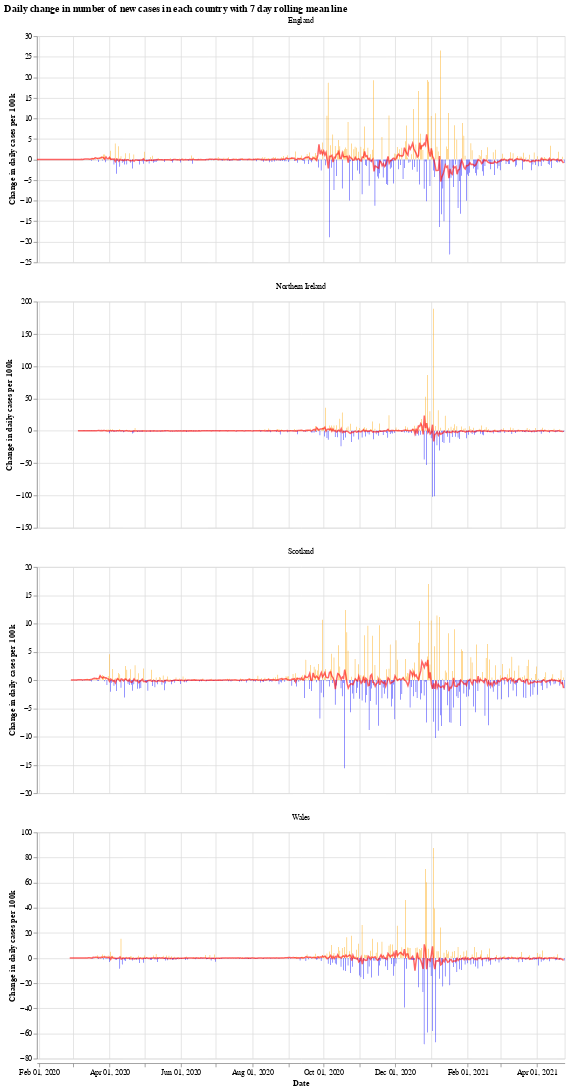

The notebook cell this image was saved under:
### Markdown cell above
We will use the Python library `Altair` for visualising the data, see the [altair docs](https://altair-viz.github.io/) for more information.

First we have a graph which shows the daily change in the number of new cases for each country. This number jumps up and down all over the place, which is likely due to delay in reporting of new cases over the weekend. Another interesting thing is that it looks like the daily cases in Wales experienced a much shorter period of calm over the summer (calm in the sense of daily cases not jumping up and down).

The orange bars are days when the number of new cases (per 100k population) was more than the previous day, while the blue are days when the number of new cases dropped. The red line is the 7 day moving average. 

When the moving average line is below 0, it means that there is a consistent drop in new cases. We can see this clearly happening around the times that lockdowns were introduced (though, to varying degrees). I will update the graphs soon with a marker of when each lockdown started.

### Code cell
# collapse
import altair as alt

bars = alt.Chart(uk_cases).mark_bar().encode(
    x=alt.X("yearmonthdate(date):T", axis=alt.Axis(title='Date')),
    y=alt.Y("casesChangeRate:Q", axis=alt.Axis(title='Change in daily cases per 100k')),
    tooltip='casesChange',
    color=alt.condition(
        alt.datum.casesChangeRate > 0,
        alt.value("orange"),  # The positive color
        alt.value("blue")  # The negative color
    )
).properties(title='Daily change in number of new cases with 7 day rolling mean',width=700).interactive()

line = alt.Chart(uk_cases).mark_line(
    color='red',
    size=2,
    opacity=0.6
).transform_window(
    rolling_mean='mean(casesChangeRate)',
    frame=[0, 7],
    groupby=['areaName']
).encode(
    x='yearmonthdate(date):T',
    y='rolling_mean:Q'
)

alt.layer(bars, line, data=uk_cases).facet(alt.Column(
    'areaName', title=''), columns=1).resolve_scale(y='independent').properties(title='Daily change in number of new cases in each country with 7 day rolling mean line')

### Figure 1 — Vega-Lite specification as saved in the notebook (floating-point values rounded to 4 significant figures; data arrays with more than 128 entries replaced by an {"elided": "..."} marker saying what was removed)
{"config": {"view": {"continuousWidth": 400, "continuousHeight": 300}}, "data": {"name": "data-eb40f76980e62e8b08adc94111e5c3ca"}, "facet": {"type": "nominal", "field": "areaName", "title": ""}, "spec": {"layer": [{"mark": "bar", "encoding": {"color": {"condition": {"value": "orange", "test": "(datum.casesChangeRate > 0)"}, "value": "blue"}, "tooltip": {"type": "quantitative", "field": "casesChange"}, "x": {"type": "temporal", "axis": {"title": "Date"}, "field": "date", "timeUnit": "yearmonthdate"}, "y": {"type": "quantitative", "axis": {"title": "Change in daily cases per 100k"}, "field": "casesChangeRate"}}, "selection": {"selector001": {"type": "interval", "bind": "scales", "encodings": ["x", "y"]}}, "title": "Daily change in number of new cases with 7 day rolling mean", "width": 700}, {"mark": {"type": "line", "color": "red", "opacity": 0.6, "size": 2}, "encoding": {"x": {"type": "temporal", "field": "date", "timeUnit": "yearmonthdate"}, "y": {"type": "quantitative", "field": "rolling_mean"}}, "transform": [{"window": [{"op": "mean", "field": "casesChangeRate", "as": "rolling_mean"}], "frame": [0, 7], "groupby": ["areaName"]}]}]}, "columns": 1, "resolve": {"scale": {"y": "independent"}}, "title": "Daily change in number of new cases in each country with 7 day rolling mean line", "$schema": "https://vega.github.io/schema/vega-lite/v4.8.1.json", "datasets": {"data-eb40f76980e62e8b08adc94111e5c3ca": {"elided": "1712 records"}}}
